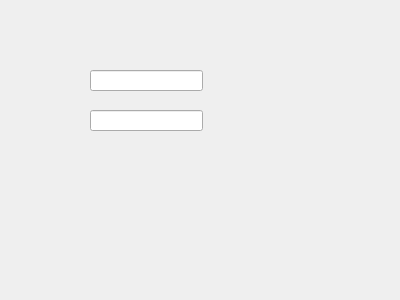
<?xml version="1.0" encoding="UTF-8"?>
<ui version="4.0">
 <class>Widget</class>
 <widget class="QWidget" name="Widget">
  <property name="geometry">
   <rect>
    <x>0</x>
    <y>0</y>
    <width>400</width>
    <height>300</height>
   </rect>
  </property>
  <property name="windowTitle">
   <string>Widget</string>
  </property>
  <widget class="QLineEdit" name="m_pEdtPassword">
   <property name="geometry">
    <rect>
     <x>90</x>
     <y>110</y>
     <width>113</width>
     <height>21</height>
    </rect>
   </property>
  </widget>
  <widget class="QLineEdit" name="m_pEdtUserName">
   <property name="geometry">
    <rect>
     <x>90</x>
     <y>70</y>
     <width>113</width>
     <height>21</height>
    </rect>
   </property>
  </widget>
 </widget>
 <layoutdefault spacing="6" margin="11"/>
 <resources/>
 <connections/>
</ui>
